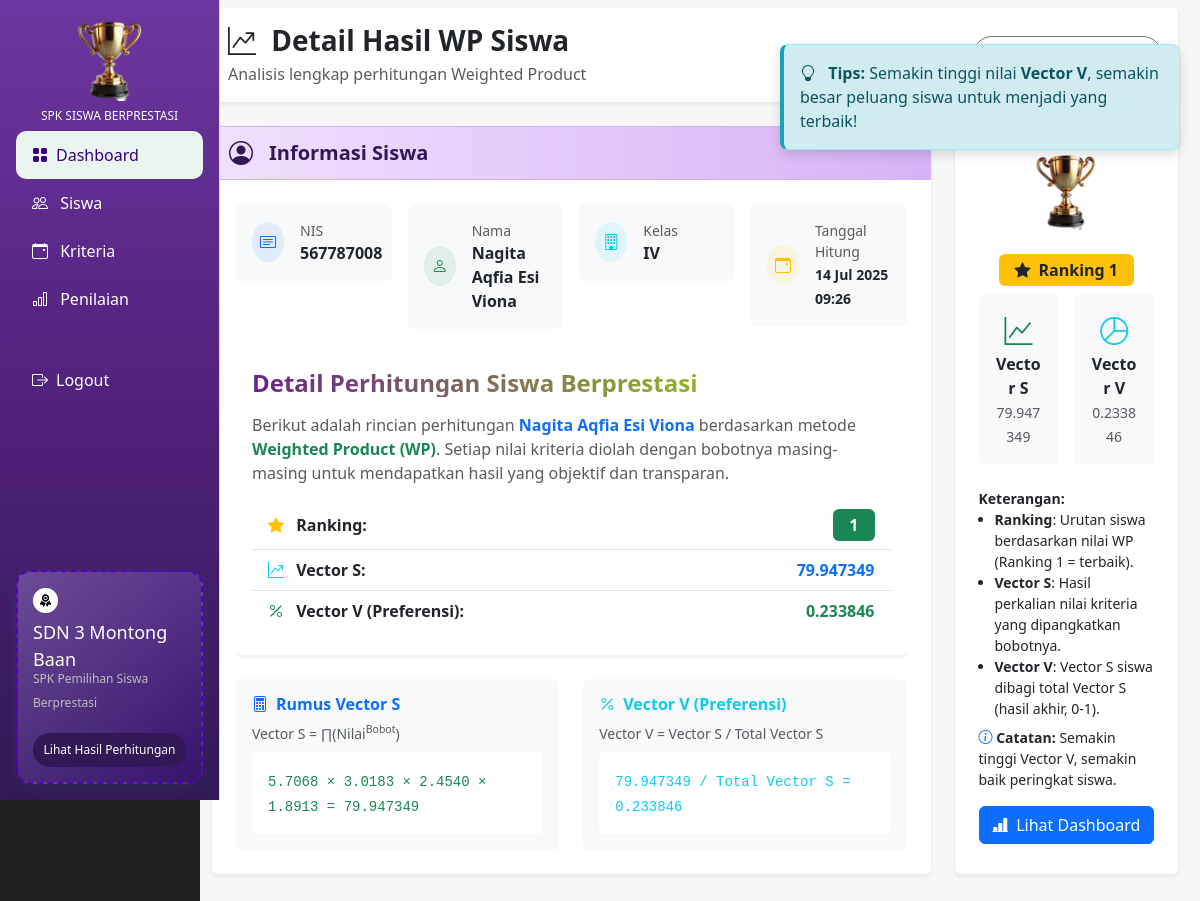
The app's page /hasil/wp/detail/150/ (signed in) with its own data.
### spk_prestasi_app/models.py (models this page shows, shortened)
class HasilWP(models.Model):
    siswa = models.ForeignKey(Siswa, on_delete=models.CASCADE, related_name='hasil_wp')
    vector_s = models.FloatField(validators=[MinValueValidator(0.0)])
    vector_v = models.FloatField(validators=[MinValueValidator(0.0), MaxValueValidator(1.0)])
    ranking = models.PositiveIntegerField()
    detail_perhitungan = models.JSONField(blank=True, null=True)
    tanggal_hitung = models.DateTimeField(auto_now_add=True)
    versi = models.CharField(max_length=10, default="1.0")
    class Meta:
        ordering = ['ranking']

class Siswa(models.Model):
    nis = models.CharField(
        max_length=10,
        unique=True,
        validators=[RegexValidator(r'^\d+$', 'NIS hanya boleh angka')]
    )
    nama = models.CharField(max_length=100)
    jenis_kelamin = models.CharField(max_length=1, choices=JENIS_KELAMIN)
    tanggal_lahir = models.DateField()
    alamat = models.CharField(max_length=255, blank=True)
    kelas = models.CharField(max_length=10)
    created_at = models.DateTimeField(auto_now_add=True)

### spk_prestasi_app/views.py (the view)
# urls.py: path('hasil/wp/detail/<int:id>/', views.hasil_wp_detail, name='detail_hasil_wp'),
@login_required
def hasil_wp_detail(request, id):
    hasil = get_object_or_404(HasilWP, id=id)
    LogAktivitas.objects.create(
        user=request.user,
        aksi='lihat',
        objek='HasilWP',
        object_id=hasil.id,
        keterangan=f"Melihat detail hasil WP untuk siswa: {hasil.siswa.nama}"
    )
    context = {
        'hasil': hasil,
        'title': 'Detail Hasil WP',
        'form_name': 'Detail Hasil WP',
    }
    return render(request, 'spk/hasil_wp/detail.html', context)

### templates/spk/hasil_wp/detail.html (shortened to what this page needs)
{% extends "base.html" %}
{% load static %}
{% block content %}
<div class="container pt-2">
    <div class="row mb-4">
        <div class="col-12">
            <div class="card border-0 shadow-sm">
                <div class="card-body">
                    <div class="d-flex justify-content-between align-items-center">
                        <div>
                            <h3 class="mb-1 fw-bold text-dark">
                                <i class="bi bi-graph-up-arrow me-2"></i>
                                Detail Hasil WP Siswa
                            </h3>
                            <p class="mb-0 text-muted">Analisis lengkap perhitungan Weighted Product</p>
                        </div>
                        <a href="{% url 'hasil_wp' %}" class="btn btn-outline-secondary rounded-pill">
                        </a>
                    </div>
                </div>
            </div>
        </div>
    </div>
    <div class="row g-4">
        <div class="col-lg-9 mb-5">
            <div class="card border-0 shadow-sm">
                <div class="card-header" style="background: linear-gradient(90deg, #f0e0ff 0%, #d8b2f7 100%); border: 1px solid #d8b2f7; color: #321856;">
                    <div class="d-flex align-items-center">
                        <i class="bi bi-person-circle fs-4 me-3"></i>
                        <h5 class="mb-0 fw-bold">Informasi Siswa</h5>
                    </div>
                </div>
                <div class="card-body p-4">
                    <div class="row g-3 mb-4">
                        <div class="col-md-3">
                            <div class="d-flex align-items-center p-3 bg-light rounded">
                                <div class="bg-primary bg-opacity-10 rounded-circle p-2 me-3">
                                    <i class="bi bi-card-text text-primary"></i>
                                </div>
                                <div>
                                    <small class="text-muted d-block">NIS</small>
                                    <strong>{{ hasil.siswa.nis }}</strong>
                                </div>
                            </div>
                        </div>
                        <div class="col-md-3">
                            <div class="d-flex align-items-center p-3 bg-light rounded">
                                <div class="bg-success bg-opacity-10 rounded-circle p-2 me-3">
                                    <i class="bi bi-person text-success"></i>
                                </div>
                                <div>
                                    <small class="text-muted d-block">Nama</small>
                                    <strong>{{ hasil.siswa.nama }}</strong>
                                </div>
                            </div>
                        </div>
                        <div class="col-md-3">
                            <div class="d-flex align-items-center p-3 bg-light rounded">
                                <div class="bg-info bg-opacity-10 rounded-circle p-2 me-3">
                                    <i class="bi bi-building text-info"></i>
                                </div>
                                <div>
                                    <small class="text-muted d-block">Kelas</small>
                                    <strong>{{ hasil.siswa.kelas }}</strong>
                                </div>
                            </div>
                        </div>
                        <div class="col-md-3">
                            <div class="d-flex align-items-center p-3 bg-light rounded">
                                <div class="bg-warning bg-opacity-10 rounded-circle p-2 me-3">
                                    <i class="bi bi-calendar-event text-warning"></i>
                                </div>
                                <div>
                                    <small class="text-muted d-block">Tanggal Hitung</small>
                                    <strong style="font-size: 14px;">{{ hasil.tanggal_hitung|date:"d M Y H:i" }}</strong>
                                </div>
                            </div>
                        </div>
                    </div>
                    <div class="table-responsive">
                        <div class="card mb-4 shadow-sm border-0">
                            <div class="card-body">
                                <h4 class="fw-bold mb-3 text-gradient" style="background: linear-gradient(90deg, #6a228b, #a5f005); -webkit-background-clip: text; -webkit-text-fill-color: transparent;">
                                    Detail Perhitungan Siswa Berprestasi
                                </h4>
                                <p class="mb-3 text-muted">
                                    Berikut adalah rincian perhitungan <span class="fw-bold text-primary">{{ hasil.siswa.nama }}</span> berdasarkan metode <span class="fw-bold text-success">Weighted Product (WP)</span>. Setiap nilai kriteria diolah dengan bobotnya masing-masing untuk mendapatkan hasil yang objektif dan transparan.
                                </p>
                                <ul class="list-group list-group-flush mb-2">
                                    <li class="list-group-item d-flex justify-content-between align-items-center">
                                        <span>
                                            <i class="bi bi-star-fill text-warning me-2"></i>
                                            <strong>Ranking:</strong>
                                        </span>
                                        <span class="badge bg-success fs-6 px-3 py-2">{{ hasil.ranking }}</span>
                                    </li>
                                    <li class="list-group-item d-flex justify-content-between align-items-center">
                                        <span>
                                            <i class="bi bi-graph-up-arrow text-info me-2"></i>
                                            <strong>Vector S:</strong>
                                        </span>
                                        <span class="text-primary fw-bold">{{ hasil.vector_s|floatformat:6 }}</span>
                                    </li>
                                    <li class="list-group-item d-flex justify-content-between align-items-center">
                                        <span>
                                            <i class="bi bi-percent text-success me-2"></i>
                                            <strong>Vector V (Preferensi):</strong>
                                        </span>
                                        <span class="text-success fw-bold">{{ hasil.vector_v|floatformat:6 }}</span>
                                    </li>
                                </ul>
                                <div class="alert alert-info mt-4 mb-0" role="alert">
                                    <i class="bi bi-lightbulb me-2"></i>
                                    <strong>Tips:</strong> Semakin tinggi nilai <span class="fw-bold">Vector V</span>, semakin besar peluang siswa untuk menjadi yang terbaik!
                                </div>
                            </div>
                        </div>
                        {% if hasil.detail_perhitungan %}
                        <div class="row mt-4">
                            <div class="col-md-6">
                                <div class="card border-0 bg-light">
                                    <div class="card-body">
                                        <h6 class="card-title fw-bold text-primary">
                                            <i class="bi bi-calculator me-2"></i>Rumus Vector S
                                        </h6>
                                        <p class="mb-2 text-muted small">
                                            Vector S = ∏(Nilai<sup>Bobot</sup>)
                                        </p>
                                        <div class="bg-white p-3 rounded">
                                            <code class="text-success">
                                                {% for kode, nilai_pangkat in hasil.detail_perhitungan.items %}
                                                    {% if not forloop.first %} × {% endif %}{{ nilai_pangkat|floatformat:4 }}
                                                {% endfor %}
                                                = {{ hasil.vector_s|floatformat:6 }}
                                            </code>
                                        </div>
                                    </div>
                                </div>
                            </div>
                            <div class="col-md-6">
                                <div class="card border-0 bg-light">
                                    <div class="card-body">
                                        <h6 class="card-title fw-bold text-info">
                                            <i class="bi bi-percent me-2"></i>Vector V (Preferensi)
                                        </h6>
                                        <p class="mb-2 text-muted small">
                                            Vector V = Vector S / Total Vector S
                                        </p>
                                        <div class="bg-white p-3 rounded">
                                            <code class="text-info">
                                                {{ hasil.vector_s|floatformat:6 }} / Total Vector S = {{ hasil.vector_v|floatformat:6 }}
                                            </code>
                                        </div>
                                    </div>
                                </div>
                            </div>
                        </div>
                        {% endif %}
                    </div>
                </div>
            </div>
        </div>
        <div class="col-lg-3 mb-5">
            <div class="card border-0 shadow-sm h-100">
                <div class="card-body text-center p-4">
                    <div class="mb-4">
                        <img src="{% static 'img/piala.png' %}" alt="Trophy" class="img-fluid" style="max-width: 80px;">
                    </div>
                    <h4 class="fw-bold badge bg-warning px-3 py-2 fs-6 text-dark">
                        <i class="bi bi-star-fill me-2 text-dark"></i>Ranking {{ hasil.ranking }}
                    </h4>
                    <div class="row g-3 mb-4">
                        <div class="col-6">
                            <div class="p-3 bg-light rounded">
                                <i class="bi bi-graph-up fs-3 text-success mb-2"></i>
                                <div class="fw-bold">Vector S</div>
                                <small class="text-muted">{{ hasil.vector_s|floatformat:6 }}</small>
                            </div>
                        </div>
                        <div class="col-6">
                            <div class="p-3 bg-light rounded">
                                <i class="bi bi-pie-chart fs-3 text-info mb-2"></i>
                                <div class="fw-bold">Vector V</div>
                                <small class="text-muted">{{ hasil.vector_v|floatformat:6 }}</small>
                            </div>
                        </div>
                    </div>
                    <div class="mt-3 text-start small">
                        <strong>Keterangan:</strong>
                        <ul class="mb-0 ps-3">
                            <li><b>Ranking</b>: Urutan siswa berdasarkan nilai WP (Ranking 1 = terbaik).</li>
                            <li><b>Vector S</b>: Hasil perkalian nilai kriteria yang dipangkatkan bobotnya.</li>
                            <li><b>Vector V</b>: Vector S siswa dibagi total Vector S (hasil akhir, 0-1).</li>
                        </ul>
                        <div class="mt-2">
                            <i class="bi bi-info-circle text-primary"></i>
                            <span style="text-align: justify;">
                                <b>Catatan:</b> Semakin tinggi Vector V, semakin baik peringkat siswa.
                            </span>
                        </div>
                    </div>
                    <a href="{% url 'dashboard' %}" class="btn btn-primary w-100 mt-3">
                        <i class="bi bi-bar-chart-line-fill me-2"></i>Lihat Dashboard
                    </a>
                </div>
            </div>
        </div>
    </div>
</div>
{% endblock %}

### static/css/spk_berprestasi.css (style rules this page uses)
body { background-color: #1f1f1f; font-family: 'Segoe UI', sans-serif; }

### templates/base.html (style rules this page uses)
.alert { position: fixed; top: 20px; right: 20px; z-index: 9999; min-width: 300px; max-width: 400px; border-radius: 8px; border-left: 4px solid; box-shadow: 0 4px 12px rgba(0, 0, 0, 0.15); animation: slideInRight 0.3s ease-out; }
.alert-info { border-left-color: #17a2b8 !important; background-color: #d1ecf1 !important; color: #0c5460 !important; }

### records on screen
HasilWP: siswa.nis "567787008", siswa.nama "Nagita Aqfia Esi Viona", siswa.kelas "IV", tanggal_hitung "14 Jul 2025 09:26", ranking "1", vector_s "79.947349", vector_v "0.233846"

### other values on screen
{{ nilai_pangkat|floatformat:4 }} "5.7068" "3.0183" "2.4540" "1.8913"
